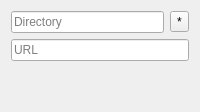
         <widget class="QWidget" name="tab_3">
          <attribute name="title">
           <string>Media</string>
          </attribute>
          <layout class="QVBoxLayout" name="verticalLayout_4">
           <item>
            <layout class="QHBoxLayout" name="HLayout_Dir">
             <item>
              <widget class="QLineEdit" name="LineEdit_Dir">
               <property name="maxLength">
                <number>256</number>
               </property>
               <property name="dragEnabled">
                <bool>true</bool>
               </property>
               <property name="placeholderText">
                <string>Directory</string>
               </property>
               <property name="clearButtonEnabled">
                <bool>true</bool>
               </property>
              </widget>
             </item>
             <item>
              <widget class="QToolButton" name="toolButton">
               <property name="toolTip">
                <string/>
               </property>
               <property name="text">
                <string>*</string>
               </property>
               <property name="icon">
                <iconset resource="resource.qrc">
                 <normaloff>:/images/folder.png</normaloff>:/images/folder.png</iconset>
               </property>
              </widget>
             </item>
            </layout>
           </item>
           <item>
            <widget class="QLineEdit" name="LineEdit_URL">
             <property name="maxLength">
              <number>256</number>
             </property>
             <property name="dragEnabled">
              <bool>true</bool>
             </property>
             <property name="placeholderText">
              <string>URL</string>
             </property>
             <property name="clearButtonEnabled">
              <bool>true</bool>
             </property>
            </widget>
           </item>
           <item>
            <spacer name="VSpacer_0">
             <property name="orientation">
              <enum>Qt::Vertical</enum>
             </property>
             <property name="sizeHint" stdset="0">
              <size>
               <width>20</width>
               <height>40</height>
              </size>
             </property>
            </spacer>
           </item>
          </layout>
         </widget>
